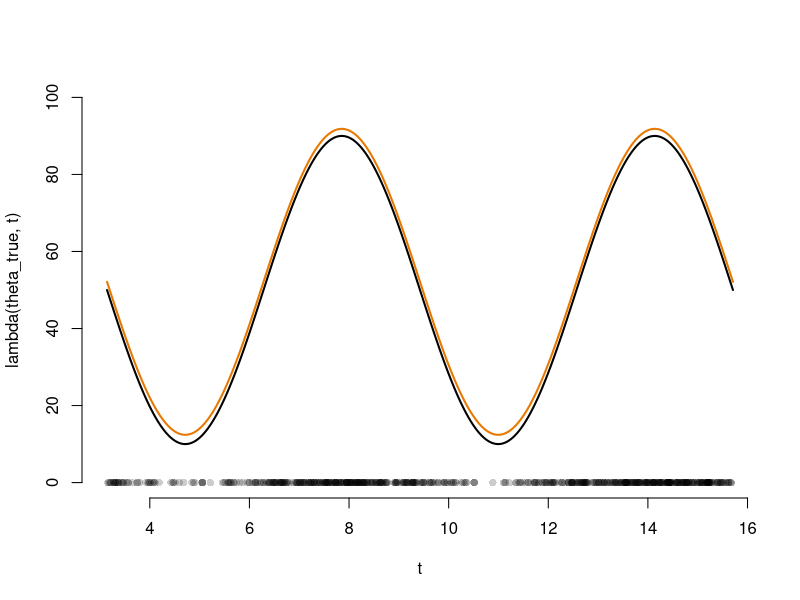
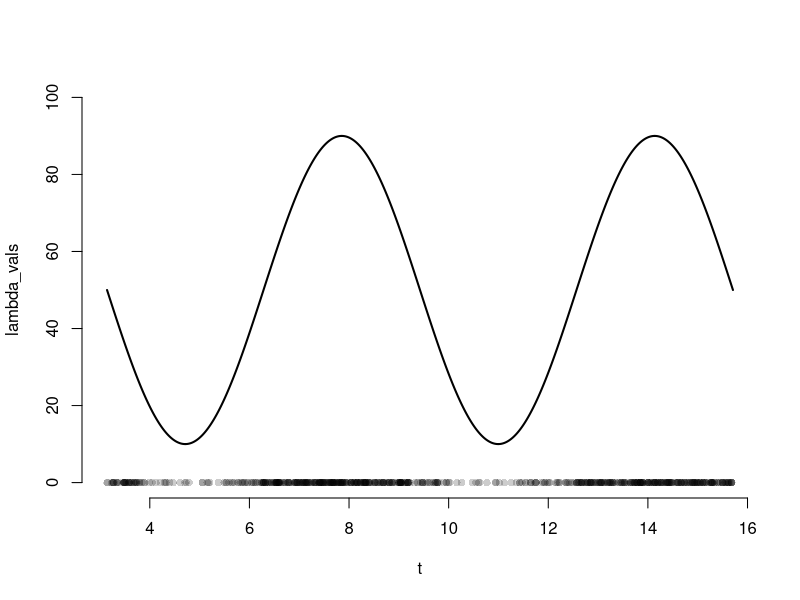
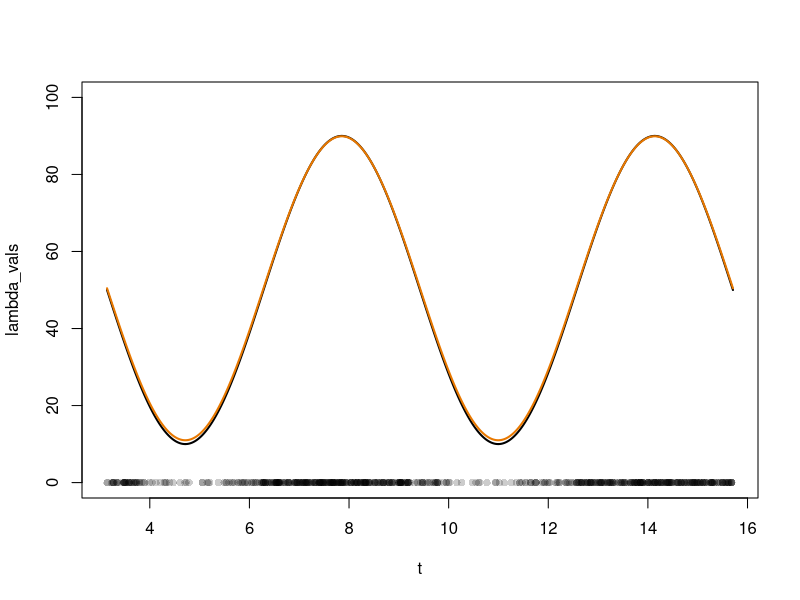

Write R code to recreate these figures, in order.
#sine
starttime<-Sys.time()
lambda <- function(theta,time){
  
  theta[1]*sin(time)+theta[2]#if here is +1.5, function achieve 0 sometimes and fewer points are generated.
  
}
theta_true=c(40,50)
simulate_ihpp_by_intervals <- function(t_min, t_max){
  event_times <- c()
  t_next <- t_min + rexp(n = 1, rate = lambda(theta_true,t_min))
  print(t_next)
  while(t_next <= t_max){
    event_times <- c(event_times, t_next)
    l=lambda(theta_true,t_next)
    t_next <- t_next + rexp(n = 1, rate = l)
    print (t_next)
  }
  
  return(event_times)
}

ihpp_1 <- simulate_ihpp_by_intervals(t_min = pi, t_max = 5*pi) 

'plot(
  x = ihpp_1,
  y = rep(0, length(ihpp_1)),
  pch = 16,
  xlim = c(pi, 5*pi),
  ylim = c(0, 100),
  xlab = "time, t",
  ylab = expression(lambda(theta_true,t)), 
  bty = "n", 
  col = rgb(0,0,0,0.2)
  
)

lines(
  x <- c(seq(pi,5*pi,length.out=1001)),
  y <- c(lambda(theta_true,x))
  
  
)'

Lambda <- function(theta,time){
  theta[1]* (1 - cos(time)) + theta[2] * time 
}
t_min<-pi
t_max<-5*pi
t <- seq(t_min, t_max, length.out = 1001)
lambda_vals <- lambda(theta = theta_true, time = t)

nllh_ihpp <- function(theta,x){
  
  # !! Need intensity non-negative everywhere
  if (theta[1] > theta[2]) return(1e8)
  # Integral term 
  Lambda_term <- Lambda(theta,5*pi) - Lambda(theta,pi)
  
  # Intensity term
  lambda_term <- -sum(log(lambda(theta,x))) 
  
  return(lambda_term + Lambda_term)
}

opt <- optim(
  par=c(0,5),
  fn = nllh_ihpp,           # function we want to optimise
  method = "L-BFGS-B",      # A smarter version of gradient descent
  hessian = TRUE,           # Return numerical estimate of Hessian at MLE
  x = ihpp_1
  
)
opt

fitted_intensity <- lambda(theta=opt$par, time=t)

plot(
  x = t, 
  y = lambda(theta_true,t),
  type = "l", 
  lwd = 2,
  ylim = c(0,100),
  bty = "n") 

points(
  x = ihpp_1,
  y = rep(0, length(ihpp_1)),
  pch = 16,
  xlim = c(pi, 5*pi),
  ylim = c(0, 100),
  xlab = "time, t",
  ylab = expression(lambda(theta_true,t)), 
  bty = "n", 
  col = rgb(0,0,0,0.2)
)

lines(
  x = t, 
  y = fitted_intensity,
  col = "#E87800",
  type = "l",
  lwd = 2,
  ylim = c(0,10))
endtime<-Sys.time()
timediff1=endtime-starttime


statrtime<-Sys.time()
#sine
lambda <- function(theta, time){
  theta[1] * sin(time) + theta[2]
}

Lambda <- function(theta, time){
  theta[1] * (1 - cos(time)) + theta[2] * time 
}

t_min <- pi
t_max <- 5 * pi 
theta_true = c(40, 50)
t <- seq(t_min, t_max, length.out = 1001)
lambda_vals <- lambda(theta = theta_true, time = t)

# Simulate a point pattern by thinning / rejection sampling

# Simulate from bounding HPP
lambda_max <- 90
n_homo <- rpois(n = 1, lambda = lambda_max * (t_max - t_min))
x_homo <- runif(n = n_homo, min = t_min, max = t_max)

# Thin point pattern
prob_keep <- lambda(theta = theta_true, time = x_homo) / lambda_max
is_kept <- rbinom(n = n_homo, size = 1, prob = prob_keep)

x_inhomo <- x_homo[is_kept == 1]
n_inhomo <- length(x_inhomo)

plot(
  x = t, 
  y = lambda_vals,
  type = "l", 
  lwd = 2,
  ylim = c(0,100),
  bty = "n") 
points(
  x = x_inhomo,
  y = rep(0, n_inhomo),
  pch = 16,
  col = rgb(0,0,0,0.2))
# Negative log-likelihood 

nllh_ihpp <- function(theta, x, A){
  # !! Need intensity non-negative everywhere
  if (theta[1] > theta[2]) return(1e8)
  
  # Integral term 
  Lambda_term <- Lambda(theta, A[2]) - Lambda(theta, A[1])
  
  # Intensity term
  lambda_term <- -sum(log(lambda(theta, time = x))) 
  
  return(lambda_term + Lambda_term)
}

# Test: evaluate for lambda = 0 * sin(t) + 5
nllh_ihpp( theta = c(0, 5), x = x_inhomo, A = c(pi, 5*pi))
opt <- optim(
  par = c(0,5),             # starting parameter values
  fn = nllh_ihpp,           # function we want to optimise
  method = "L-BFGS-B",      # A smarter version of gradient descent
  hessian = TRUE,           # Return numerical estimate of Hessian at MLE
  A = c(t_min, t_max),      # Remaining parameters of lambda(t;theta)
  x = x_inhomo
)


fitted_intensity <- lambda(theta = opt$par, time = t)

plot(
  x = t,
  y = lambda_vals,
  type = "l",
  lwd = 2,
  ylim = c(0, 100)) 
points(
  x = x_inhomo,
  y = rep(0, n_inhomo),
  pch = 16, 
  col = rgb(0, 0, 0, 0.2)) 
lines(
  x = t, 
  y = fitted_intensity,
  col = "#E87800",
  type = "l",
  lwd = 2,
  ylim = c(0,10))
endtime<-Sys.time()
timediff2<-endtime-starttime
print(timediff1)
print(timediff2)
